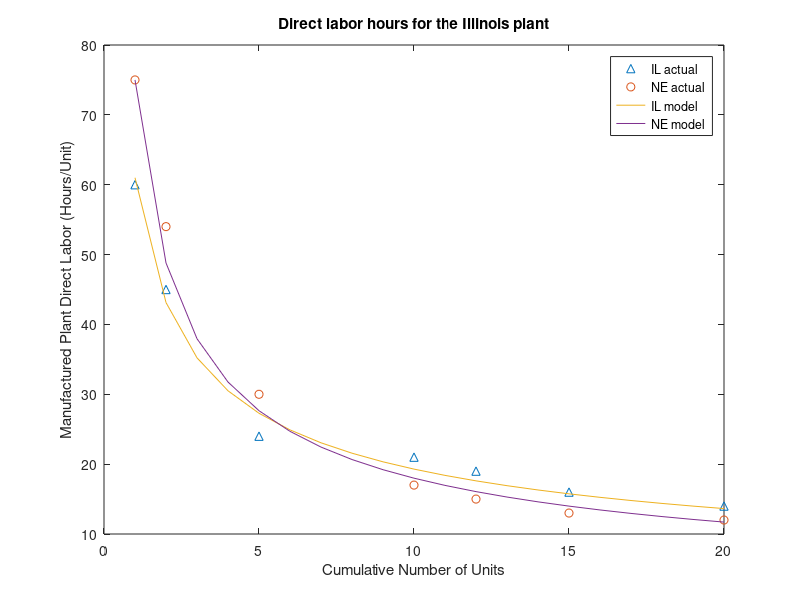

Here is the MATLAB script that generated this plot:
%%%%%%%%%%%%%%%%%%%%%%%%%%%%%%%%%%%%%%%%%%%%%%%%%%%%%%%%%%%%%%%%%%%%%
% ENGR 132 
% Program Description 
%  	...
%
% Assigment Information
%   Assignment:     PS 02, Problem #2
%   Author:         Yuefan Fu, fu194@purdue.edu
%   Team ID:        001
%  	Contributor:    
%%%%%%%%%%%%%%%%%%%%%%%%%%%%%%%%%%%%%%%%%%%%%%%%%%%%%%%%%%%%%%%%%%%%%

%% ____________________
%% INITIALIZATION
[a,b,c] = textread('Data_direct_labor_costs.txt','%d%d%d','headerlines',1)
A=[a,b,c]

%% ____________________
%% CALCULATIONS
Model1 = 61 * a.^(-0.5)
Model2 = 75 * a.^(-0.62)
%% ____________________
%% MODEL SMOOTHNESS CHECK
smoothA = [1:20]
smoothM1=61*smoothA.^(-0.5)
plot(smoothA,smoothM1);
title('Direct labor hours for the Illinois plant')
xlabel('Cumulative Number of Units')
ylabel( 'Manufactured Illinois Plant Direct Labor (Hours/Unit)')
grid on


%% ____________________
%% FORMATTED FIGURES 
smoothM2=75*smoothA.^(-0.62);
plot(a,b,'^',a,c,'o',smoothA,smoothM1,smoothA,smoothM2);
title('Direct labor hours for the Illinois plant')
xlabel('Cumulative Number of Units')
ylabel( 'Manufactured Plant Direct Labor (Hours/Unit)')
legend('IL actual','NE actual','IL model','NE model');


%% ____________________
%% ANALYSIS

%% -- Q1
% Nebraska's plant have a more efficient training program as shown in the
% figure that first the direct labor was higher than Illinois but finally
% less than Illinois. 

%% -- Q2
%   Training has minimized the cost of labor because people can spend less
%   time to do the same amount work. 

%% ____________________
%% ACADEMIC INTEGRITY STATEMENT
% I/We have not used source code obtained from any other unauthorized
% source, either modified or unmodified.  Neither have I/we provided
% access to my/our code to another. The project I/we am/are submitting
% is my/our own original work.

